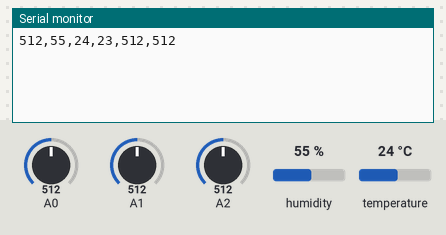
This sketch was run on a simulated Arduino Uno, built with avr-gcc and run on an emulated ATmega328P. Shown: the last lines printed to the serial monitor. The inputs (shaded band) are chosen by the test bench; at power-on: humidity 55 %, A0 = 512, A1 = 512, A2 = 512, temperature 24 °C.

Above: at 4.8 s.
4.9 s: humidity set to 22 %
At 8.3 s:
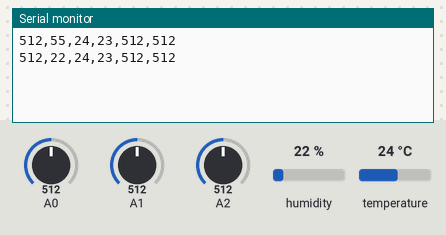
9.9 s: A0 set to 716
At 12.3 s:
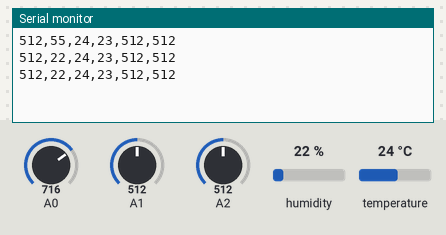
14.9 s: A1 set to 716
At 16.2 s:
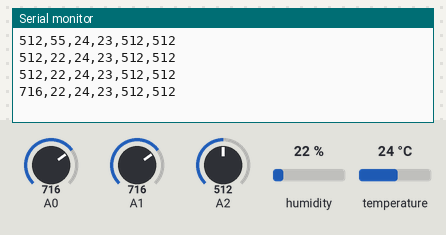
19.9 s: A2 set to 716
At 24.1 s:
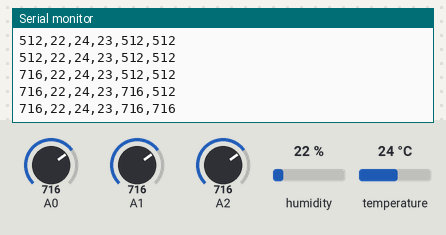
24.9 s: temperature set to 12 °C
At 28.1 s:
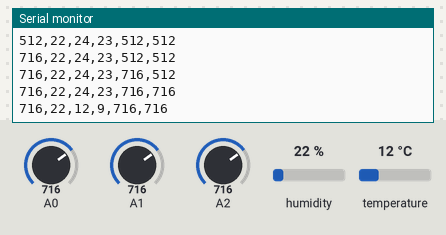
29.9 s: A0 set to 992
At 32.0 s:
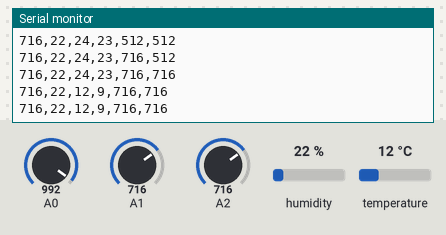
Timing chart, 0 to 33.5 s (numbered marks = the images above; inputs shaded):
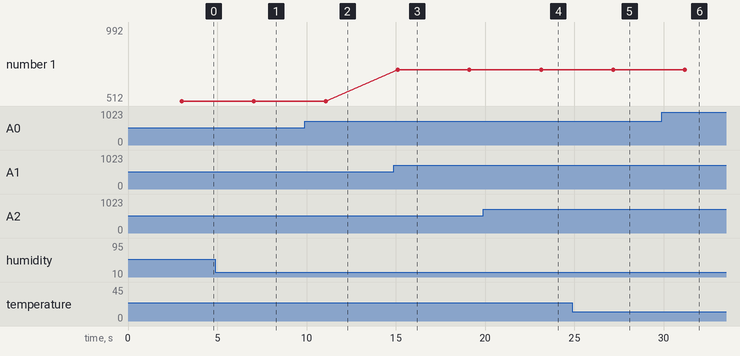

Measured:
- after the input at 4.9 s, the serial monitor: prints a new line after 2.1 s (image 1)
- after the input at 19.9 s, the serial monitor: prints a new line after 3.2 s (image 4)
- after the input at 24.9 s, the serial monitor: prints a new line after 2.3 s (image 5)
- plotted number 1: 716 → 992 after the input at 29.9 s

The sketch:

ard.ino
```cpp
#include"DHT.h"
#define DHTPIN 2
#define DHTTYPE DHT11
DHT dht(DHTPIN, DHTTYPE);
void setup()
{
  Serial.begin(9600);
  dht.begin();
}
void loop()
{
  int soil_value = analogRead(A0);
  int water_level = analogRead(A1);
  int rain = analogRead(A2);
  delay(3000);
  int humidity = dht.readHumidity();
  int temp = dht.readTemperature();
  int hi = dht.computeHeatIndex(temp,humidity,false);
  Serial.print(soil_value);
  Serial.print(",");
  Serial.print(humidity);
  Serial.print(",");
  Serial.print(temp);
  Serial.print(",");
  Serial.print(hi);
  Serial.print(",");
  Serial.print(water_level);
  Serial.print(",");
  Serial.print(rain);
  Serial.println();
  delay(1000);
}
```
